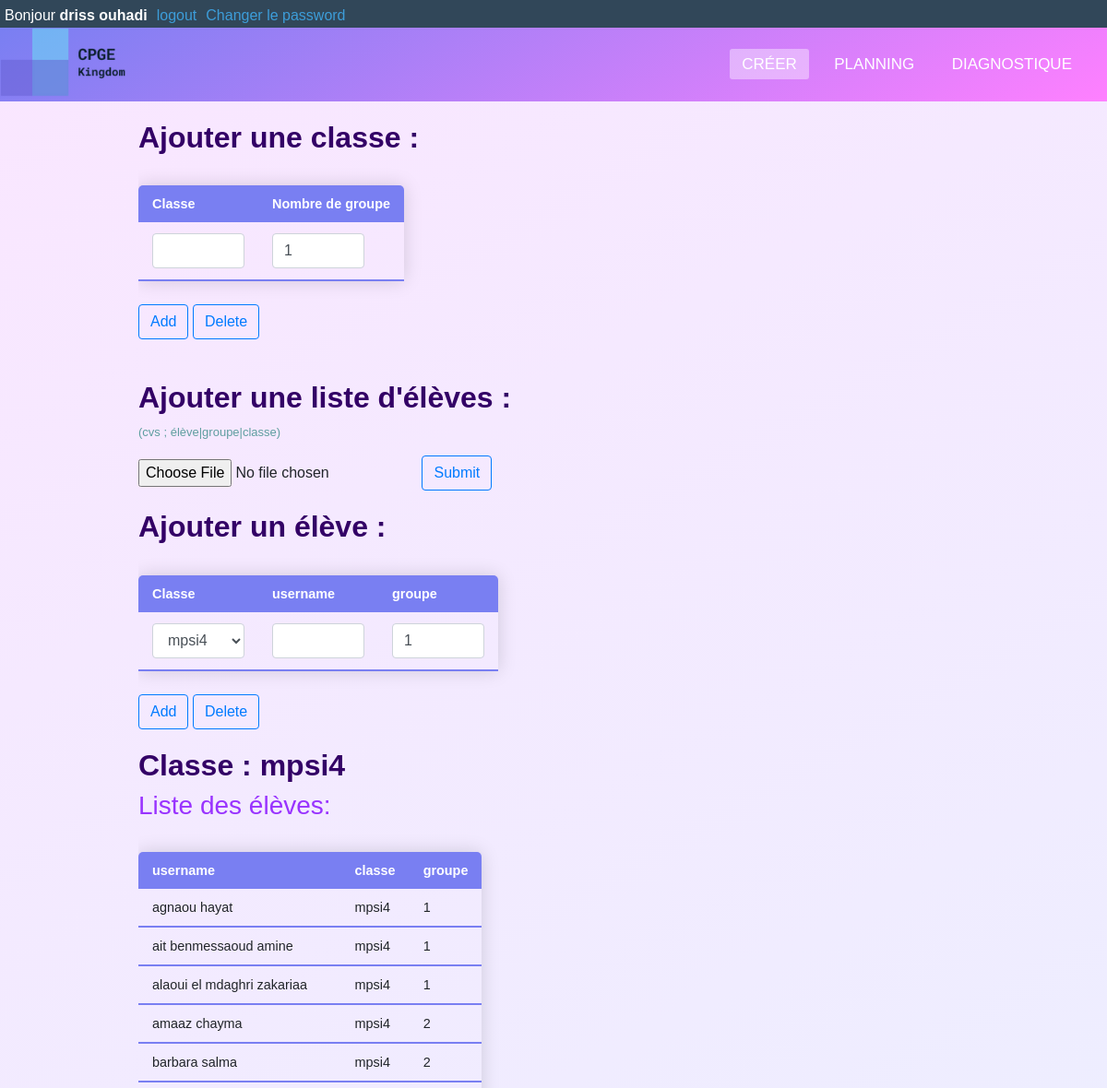
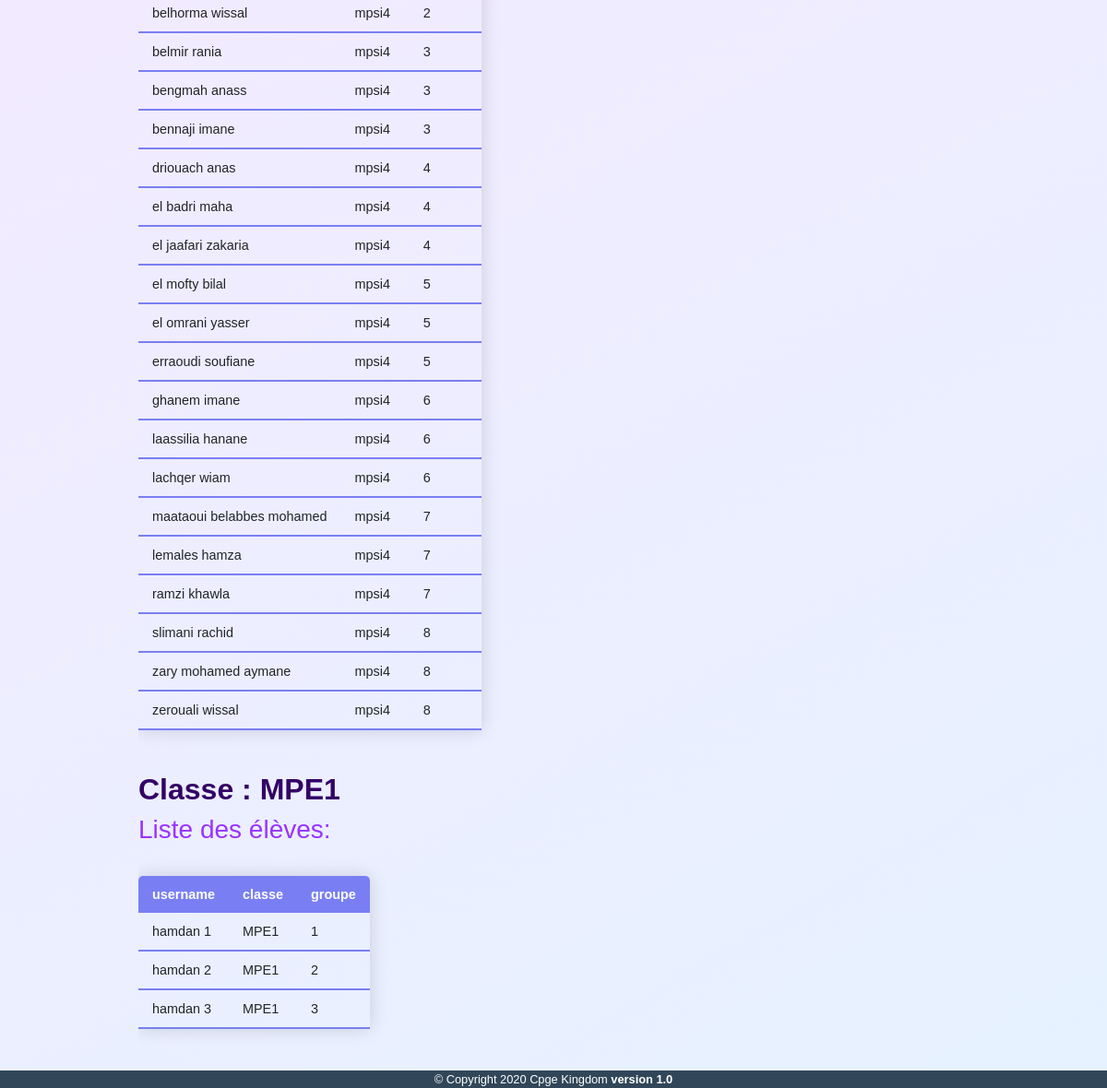
The page /secret.php (signed in) on the database its author committed (2 pictures, top to bottom).
### tables this page shows
CREATE TABLE `groupe` (
  `id` int(11) NOT NULL,
  `classe` text NOT NULL,
  `n` int(11) NOT NULL
);

CREATE TABLE `users` (
  `id` int(11) NOT NULL,
  `type` varchar(100) NOT NULL,
  `groupe` varchar(100) NOT NULL,
  `username` varchar(255) NOT NULL,
  `password` varchar(255) NOT NULL,
  `classe` varchar(100) NOT NULL
);

### secret.php (the view, shortened to what this page needs)
<?php include('server.php') ?>
<html>
<head>
	<?php include('head.php') ?>
	</head>
<?php include('bar.php') ?>
		<nav>
      <label class="logo"><img src="images/logo.png" height="85px" style="padding-bottom:10px;"></label>
      <ul>
        <li><a class="active" href="secret.php">Créer</a></li>
        <li><a href="planadmin.php">Planning</a></li>
        <li><a href="diagnoadmin.php">Diagnostique</a></li>
      </ul>
    </nav>
    <div class="glory">
			<h2 style="color: #330066; margin-top: 20px;"><strong>Ajouter une classe :</strong></h2>
		<form method="get" action="action.php">
	<div style='overflow-x:auto;'>
	<table class="content-table">
	<thead>
		<tr>
		<th>Classe</th>
		<th>Nombre de groupe</th>
	</tr>
	</thead>
	<tbody>
		<tr>
	<td><input type="text" name="newc" style="width: 100px;" class="form-control"></td>
	<td><input type="number" min="1" value="1" max="10" name="ng" style="width: 100px;" class="form-control"></td>
		</tr>
</tbody>
</table></div>
<button  class="btn btn-outline-primary" name="add_classe">Add</button>
<button  class="btn btn-outline-primary" name="delete_classe">Delete</button>
</form>
<br>
<h2 style="color: #330066; margin-top: 20px;"><strong>Ajouter une liste d'élèves :</strong></h2><p style="color:cadetblue;font-size:small;">(cvs ; élève|groupe|classe)</p>
<form method="post" action="import_file.php" enctype="multipart/form-data">
  <input type="file" name="file"/>
  <input type="submit" class="btn btn-outline-primary" name="submit_file" value="Submit"/>
</form>
<h2 style="color: #330066; margin-top: 20px;"><strong>Ajouter un élève :</strong></h2>
		<form method="get" action="action.php">
	<div style='overflow-x:auto;'>
	<table class="content-table">
	<thead>
		<tr>
		<th>Classe</th>
		<th>username</th>
		<th>groupe</th>
	</tr>
	</thead>
	<tbody>
		<tr>
		<td><select name="clas" class="form-control" id="sel1" style="width: 100px;">
 			<?php
 			$results=mysqli_query($db,"SELECT * FROM groupe ");
 		   	while($row = mysqli_fetch_array($results)){
 				echo"<option value='".$row['classe']."'>".$row['classe']."</option>";
 			}
 			?>
		</select></td>
	<td><input type="text" name="user" style="width: 100px;" class="form-control"></td>
	<td><input type="number" name="gro" min="1" value="1" max="10" style="width: 100px;" class="form-control"></td>
		</tr>
</tbody>
</table></div>
<button  class="btn btn-outline-primary" name="add_him">Add</button>
<button  class="btn btn-outline-primary" name="delete_him">Delete</button>
</form>
<?php $results=mysqli_query($db,"SELECT * FROM groupe");
 		   	while($rowi = mysqli_fetch_array($results)){ ?>
		<h2 style="color: #330066; margin-top: 20px;"><strong>Classe : <?php echo $rowi['classe'];?></strong></h2>
<h3 style='color:#9933ff;'>Liste des élèves:</h3>
<?php
$classe=$rowi['classe'];
$result = mysqli_query($db,"SELECT * FROM users WHERE type='eleve' AND classe='$classe' ORDER BY groupe");
echo "<div style='overflow-x:auto;'><table class='content-table'>
<thead>
<tr>
<th>username</th>
<th>classe</th>
<th>groupe</th>
</tr></thead>";
while($row = mysqli_fetch_array($result))
{
echo "<tbody><tr>";
echo "<td>" . $row['username'] . "</td>";
echo "<td>" . $row['classe'] . "</td>";
echo "<td>" . $row['groupe'] . "</td>";
}
echo "</tbody></table></div>";
?>
<?php }?>
<?php include('foot.php') ?>

### head.php (shortened to what this page needs)
<link rel="stylesheet" type="text/css" href="style.css">
    <link rel="stylesheet" href="https://maxcdn.bootstrapcdn.com/bootstrap/4.0.0-beta/css/bootstrap.min.css">
</head>

### bar.php
<body>
<div id="page-container">
<div class="bar">
      <?php  if (isset($_SESSION['username'])) : ?>
      <p style="text-align: left;">Bonjour <strong><?php echo $_SESSION['username']; ?></strong></p><p style="text-align: right;"><a href="index.php?logout='1'">logout</a></p><p><a href="pass.php" style="text-align: right;">Changer le password</a></p>
      <?php endif ?>
      </div>

### foot.php
  </div>
</div>
  <footer id="footer" style="background-color: #314759; color: white; position: relative;">
    <div class="container text-center">
      <small> &copy; Copyright 2020 <a href="../" style="color: white;">Cpge Kingdom</a><b> version 1.0</b></small>
    </div>
  </footer>
</body>
</html>

### style.css (style rules this page uses)
.bar { background-color: #314759; height:30px; position: relative; }
.bar p { padding: 5px; display: inline-block; color:white; }
.bar a { color:#3D9DD9; }
body { background-image: linear-gradient(150deg, rgb(250, 230, 255),rgb(230, 242, 255)); font-family: montserrat; }
* { font-family: sans-serif; padding: 0; margin: 0; text-decoration: none; list-style: none; box-sizing: border-box; }
.content-table { border-collapse: collapse; margin: 25px 0; font-size: 0.9em; min-width: 200px; border-radius: 5px 5px 0 0; overflow: hidden; box-shadow: 0 0 20px rgba(0, 0, 0, 0.15); }
.content-table thead tr { background-color: #797FF2 ; color: #ffffff; text-align: left; font-weight: bold; }
.content-table th, .content-table td { padding: 12px 15px; }
.content-table tbody tr { border-bottom: 1px solid #dddddd; }
.content-table tbody tr:last-of-type { border-bottom: 2px solid #797FF2; }
nav { background-image: linear-gradient(150deg, #797FF2,#ff80ff); height: 80px; width: 100%; }
nav ul { float: right; margin-right: 20px; }
nav ul li { display: inline-block; line-height: 80px; margin: 0 5px; }
nav ul li a { color: white; font-size: 17px; padding: 7px 13px; border-radius: 3px; text-transform: uppercase; }
nav a.active,a:hover { background-color: rgba(255, 255, 255, .4); transition: .5s; }
.glory { width: 75%; margin: 0 auto; padding-bottom: 20px; }
#page-container { position: relative; min-height: 100vh; }
#footer { position: absolute; bottom: 0; width: 100%; }

### rows shown on the page
groupe: classe "mpsi4"
users: username "agnaou hayat", classe "mpsi4", groupe "1"
users: username "ait benmessaoud amine", classe "mpsi4", groupe "1"
users: username "alaoui el mdaghri zakariaa", classe "mpsi4", groupe "1"
users: username "amaaz chayma", classe "mpsi4", groupe "2"
users: username "barbara salma", classe "mpsi4", groupe "2"
users: username "belhorma wissal", classe "mpsi4", groupe "2"
users: username "belmir rania", classe "mpsi4", groupe "3"
users: username "bengmah anass", classe "mpsi4", groupe "3"
users: username "bennaji imane", classe "mpsi4", groupe "3"
users: username "driouach anas", classe "mpsi4", groupe "4"
users: username "el badri maha", classe "mpsi4", groupe "4"
users: username "el jaafari zakaria", classe "mpsi4", groupe "4"
users: username "el mofty bilal", classe "mpsi4", groupe "5"
users: username "el omrani yasser", classe "mpsi4", groupe "5"
users: username "erraoudi soufiane", classe "mpsi4", groupe "5"
users: username "ghanem imane", classe "mpsi4", groupe "6"
users: username "laassilia hanane", classe "mpsi4", groupe "6"
users: username "lachqer wiam", classe "mpsi4", groupe "6"
users: username "maataoui belabbes mohamed", classe "mpsi4", groupe "7"
users: username "lemales hamza", classe "mpsi4", groupe "7"
users: username "ramzi khawla", classe "mpsi4", groupe "7"
users: username "slimani rachid", classe "mpsi4", groupe "8"
users: username "zary mohamed aymane", classe "mpsi4", groupe "8"
users: username "zerouali wissal", classe "mpsi4", groupe "8"
groupe: classe "MPE1"
users: username "hamdan 1", classe "MPE1", groupe "1"
users: username "hamdan 2", classe "MPE1", groupe "2"
users: username "hamdan 3", classe "MPE1", groupe "3"

### other values the page prints
$_SESSION['username'] "driss ouhadi"
form field clas "mpsi4"
